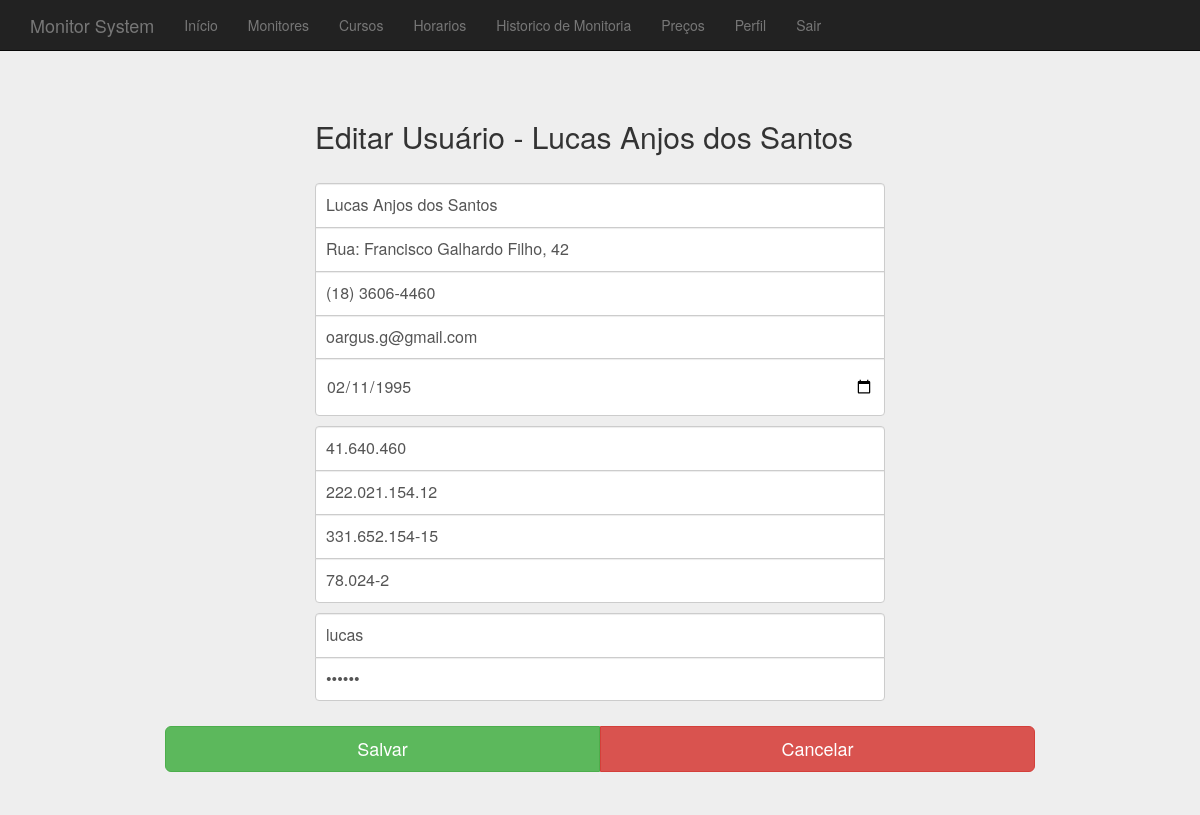
/pages/edit-user.php?id=1 (signed in), run on the app's committed database.
### tables this page shows
CREATE TABLE IF NOT EXISTS `user` (
  `name` varchar(255) NOT NULL,
  `address` varchar(255) NOT NULL,
  `phone` varchar(15) NOT NULL,
  `cpf` varchar(15) NOT NULL,
  `rg` varchar(10) NOT NULL,
  `ra` varchar(255) NOT NULL,
  `account` varchar(30) NOT NULL,
  `id` int(5) NOT NULL AUTO_INCREMENT,
  `age` date NOT NULL,
  `email` varchar(255) NOT NULL,
  PRIMARY KEY (`id`)
);

### codes/database.php (called while the page is built, shortened)
<?php
  function connect()
  {
    return mysqli_connect("localhost","root", "", "m-system");
  }
  function first_of_row($query)
  {
    $mysqli = connect();
    $result = $mysqli->query($query);
    while($row = $result->fetch_array())
    {
      $rows[] = $row;
    }
    if (isset($rows)){
      return $rows[0];
    }else{
      return array();
    }
  }
  function login_by_user($user_id)
  {
    return first_of_row("SELECT * FROM login WHERE user_id='$user_id'");
  }
  function user_by_id($id)
  {
    return first_of_row("SELECT * FROM user WHERE id='$id'");
  }
?>

### pages/edit-user.php (the view, shortened to what this page needs)
<!DOCTYPE html>
<html lang="en">
  <head>
    <link href="../css/index.css" rel="stylesheet">
    <?php
      $user = user_by_id($_GET["id"]);
      $login = login_by_user($user['id']);
    ?>
  </head>
  <body>
    <?php include('../templates/nav.php'); ?>
    <div class="container">
      <form action="../codes/edit-user.php" method="POST" class="form-signup" role="form">
        <div class="fields">
          <h2 class="form-signin-heading form-course">Editar Usuário - <?php echo $user['name']; ?></h2>
          <input class="form-control" type="text"  name="name"    value='<?php echo $user['name']; ?>'>
          <input class="form-control" type="text"  name="address" value='<?php echo $user['address']; ?>'>
          <input class="form-control" type="tel"   name="phone"   value='<?php echo $user['phone']; ?>'>
          <input class="form-control" type="email" name="email"   value='<?php echo $user['email']; ?>'>
          <input class="form-control" type="date"  name="age"     value='<?php echo $user['age']; ?>'>
          <input class="form-control" type="text" name="rg" value='<?php echo $user['rg']; ?>'>
          <input class="form-control" type="text" name="ra" value='<?php echo $user['ra']; ?>'>
          <input class="form-control" type="text" name="cpf" value='<?php echo $user['cpf']; ?>'>
          <input class="form-control" type="text" name="account" value='<?php echo $user['account']; ?>'>
          <input class="form-control" type="text" name="login" value='<?php echo $login['login']; ?>'>
          <input class="form-control" type="password" name="password" value='<?php echo $login['password']; ?>'>
        </div>
        <div class="btn-group btn-group-justified">
          <div class="btn-group">
            <button type="submit" class="btn btn-lg btn-success">Salvar</button>
          </div>
          <div class="btn-group">
            <a type="button" href="monitors.php" class="btn btn-lg btn-danger">Cancelar</a>
          </div>
        </div>
      </form>
    </div>
  </body>
</html>

### css/register.css (style rules this page uses)
body { padding-top: 40px; padding-bottom: 40px; background-color: #eee; }
.form-signup { max-width: 900px; padding: 15px; margin: 0 auto; }
.fields { max-width: 600px; padding: 15px; margin: 0 auto; }
.form-signup-heading, { margin-bottom: 10px; }
.form-signup .form-control { position: relative; height: auto; -webkit-box-sizing: border-box; -moz-box-sizing: border-box; box-sizing: border-box; padding: 10px; font-size: 16px; }
.form-signup input[name="name"], input[name="login"], input[name="rg"], input[name="course"], input[name="price"] { margin-bottom: -1px; border-bottom-right-radius: 0; border-bottom-left-radius: 0; }
.form-signup input[name="age"], input[name="account"], input[type="password"], input[name="time"] { margin-bottom: 10px; border-top-left-radius: 0; border-top-right-radius: 0; }
.form-signup input[name="phone"], input[name="cpf"], input[type="email"], input[name="ra"], input[name="address"], select[name="month"], select[name="monitor"] { margin-bottom: -1px; border-radius: 0; }

### css/nav.css (style rules this page uses)
body { padding-top: 70px; padding-bottom: 50px; background-color: #eee; }

### css/profile.css (style rules this page uses)
.profile h2, h3, a { margin: 0; padding: 8px 5px 5px 5px; }
.form-schedule, .form-course { margin-bottom: 30px; }

### data on the page
user: name "Lucas Anjos dos Santos", address "Rua: Francisco Galhardo Filho, 42", phone "(18) 3606-4460", email "oargus.g@gmail.com", age "02/11/1995", rg "41.640.460", ra "222.021.154.12", cpf "331.652.154-15", account "78.024-2"
